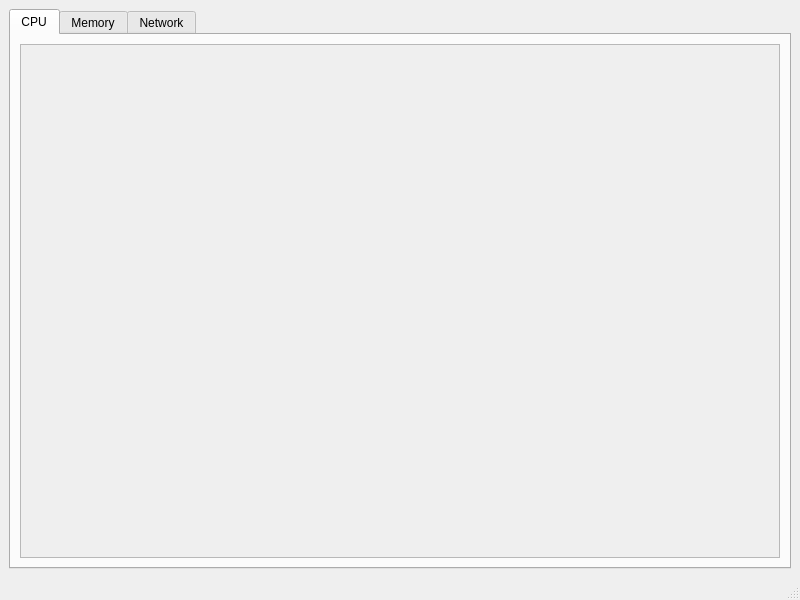
<?xml version="1.0" encoding="UTF-8"?>
<ui version="4.0">
 <class>monsys::MonitoringView</class>
 <widget class="QMainWindow" name="monsys::MonitoringView">
  <property name="geometry">
   <rect>
    <x>0</x>
    <y>0</y>
    <width>800</width>
    <height>600</height>
   </rect>
  </property>
  <property name="windowTitle">
   <string>MonitoringView</string>
  </property>
  <widget class="QWidget" name="centralwidget">
   <layout class="QGridLayout" name="gridLayout">
    <item row="0" column="0">
     <widget class="QTabWidget" name="tab_widget">
      <property name="currentIndex">
       <number>0</number>
      </property>
      <widget class="QWidget" name="cpu_tab">
       <attribute name="title">
        <string>CPU</string>
       </attribute>
       <layout class="QGridLayout" name="gridLayout_2">
        <item row="0" column="0">
         <widget class="QScrollArea" name="cpu_scroll">
          <property name="widgetResizable">
           <bool>true</bool>
          </property>
          <widget class="QWidget" name="scrollAreaWidgetContents">
           <property name="geometry">
            <rect>
             <x>0</x>
             <y>0</y>
             <width>758</width>
             <height>511</height>
            </rect>
           </property>
           <layout class="QVBoxLayout" name="verticalLayout">
            <item>
             <widget class="QChartView" name="cpu_load_view" native="true"/>
            </item>
            <item>
             <widget class="QChartView" name="cpu_process_view" native="true"/>
            </item>
           </layout>
          </widget>
         </widget>
        </item>
       </layout>
      </widget>
      <widget class="QWidget" name="memory_tab">
       <attribute name="title">
        <string>Memory</string>
       </attribute>
       <layout class="QVBoxLayout" name="verticalLayout_4">
        <item>
         <widget class="QScrollArea" name="memory_scroll">
          <property name="widgetResizable">
           <bool>true</bool>
          </property>
          <widget class="QWidget" name="memory_scroll_2">
           <property name="geometry">
            <rect>
             <x>0</x>
             <y>0</y>
             <width>758</width>
             <height>511</height>
            </rect>
           </property>
           <layout class="QVBoxLayout" name="verticalLayout_3">
            <item>
             <widget class="QChartView" name="ram_total_view" native="true"/>
            </item>
            <item>
             <widget class="QChartView" name="ram_view" native="true"/>
            </item>
            <item>
             <widget class="QChartView" name="hard_volume_view" native="true"/>
            </item>
            <item>
             <widget class="QChartView" name="hard_ops_view" native="true"/>
            </item>
            <item>
             <widget class="QChartView" name="hard_throughput_view" native="true"/>
            </item>
           </layout>
          </widget>
         </widget>
        </item>
       </layout>
      </widget>
      <widget class="QWidget" name="network_tab">
       <attribute name="title">
        <string>Network</string>
       </attribute>
       <layout class="QGridLayout" name="gridLayout_4">
        <item row="0" column="0">
         <widget class="QScrollArea" name="network_scroll">
          <property name="widgetResizable">
           <bool>true</bool>
          </property>
          <widget class="QWidget" name="network_scroll_2">
           <property name="geometry">
            <rect>
             <x>0</x>
             <y>0</y>
             <width>758</width>
             <height>511</height>
            </rect>
           </property>
           <layout class="QVBoxLayout" name="verticalLayout_2">
            <item>
             <widget class="QChartView" name="url_available_view" native="true"/>
            </item>
            <item>
             <widget class="QChartView" name="inet_throughput_view" native="true"/>
            </item>
           </layout>
          </widget>
         </widget>
        </item>
       </layout>
      </widget>
     </widget>
    </item>
   </layout>
  </widget>
  <widget class="QStatusBar" name="statusbar"/>
 </widget>
 <customwidgets>
  <customwidget>
   <class>QChartView</class>
   <extends>QWidget</extends>
   <header>QtCharts/QtCharts</header>
   <container>1</container>
  </customwidget>
 </customwidgets>
 <resources/>
 <connections/>
</ui>
